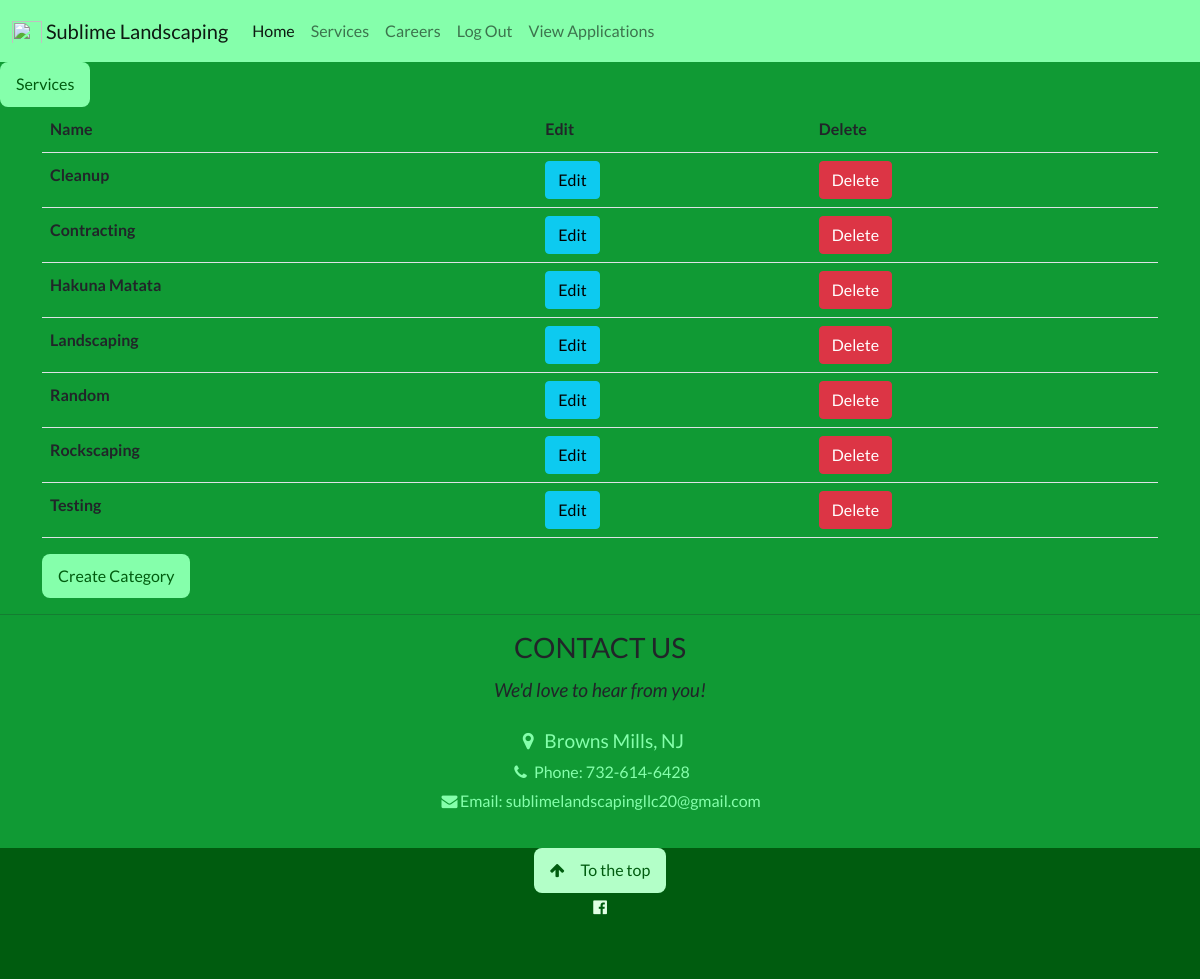
Before: /category-list/ (signed in) with the older database file.
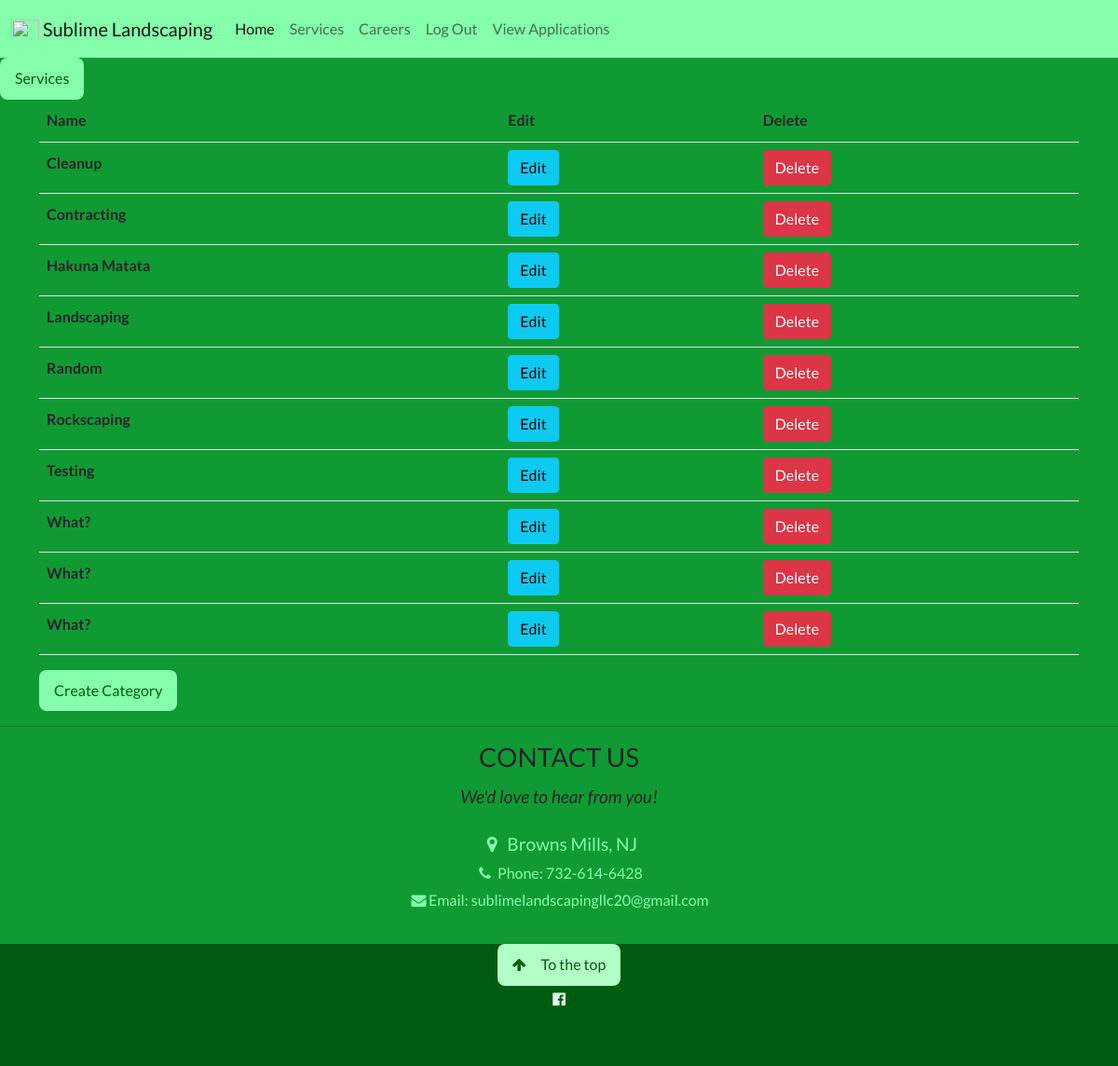
After: the same page with the newer database file.
### services/models.py (models this page shows, shortened)
class Category(models.Model):
    name = models.CharField(max_length=100, null=False, blank=False)
    created = models.DateTimeField(auto_now_add=True)
    id = models.UUIDField(default=uuid.uuid4, unique=True, primary_key=True, editable=False)
    class Meta:
        ordering = ['name']

### services/views.py (the view)
# urls.py: path('category-list/', views.categoryList, name='category-list'),
@login_required(login_url='login')
def categoryList (request):
    categories = Category.objects.all()
    context = {"categories":categories}
    return render (request, 'services/category_list.html', context)

### services/templates/services/category_list.html
{% extends 'main.html' %}
{% block content %}
<a class="button bg-green-300 text-green-900" href="{% url 'services' %}">Services</a>
<div class="container justify-content-center">
        <table class="table table-responsive table-hover">
            <tr>
                <th>Name</th>
                <th>Edit</th>
                <th>Delete</th>
            </tr>
        {% for category in categories %}
            <tr>
                <th>{{category.name}}</th>
                <th><a class="btn btn-info" href="{% url 'update-category' category.id %}?next=/category-list">Edit</a></th>
                <th><a class="btn btn-danger" href="{% url 'delete-category' category.id %}?next=/category-list">Delete</a></th>
            </tr>
        {% endfor %}
        </table>
    <a class="button bg-green-300 text-green-900" href="{% url 'create-category' %}?next=/category-list">Create Category</a>
</div>
{% endblock content %}

Changed rows visible on the page:
added Category: name "What?"
added Category: name "What?"
added Category: name "What?"
